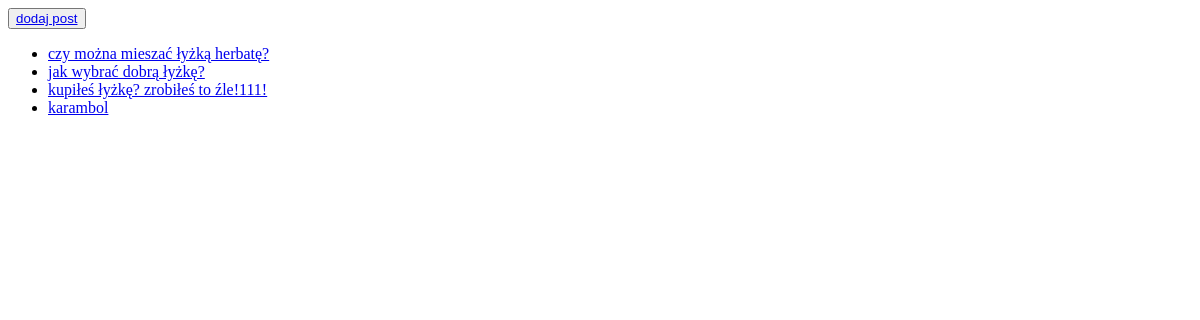
The page /posts/ on the database as committed earlier.
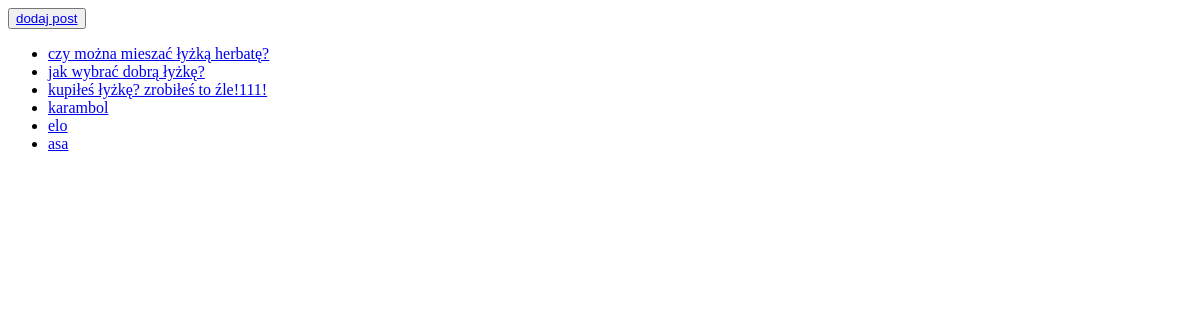
The same page on the database as committed later.
### posts/models.py (models this page shows)
class Post(models.Model):
    title = models.CharField(max_length=50)
    content = models.TextField()
    created = models.DateTimeField(auto_now_add=True)
    modified = models.DateTimeField(auto_now=True)
    author = models.ForeignKey ('posts.Author', on_delete=models.CASCADE, null=True, blank=True)

### posts/views.py (the view)
# urls.py: path('', posts_list, name='posts_list'),
def posts_list(request):
    posts = Post.objects.all()
    return render(request, 'posts/posts_list.html', {'posts': posts})

### posts/templates/posts/posts_list.html (shortened to what this page needs)
{% extends "posts/main.html" %}
{% block content %}
    <button><a href="{% url "posts:add_post" %}">dodaj post</a></button>
    <ul>
        {% for post in posts %}
            <li><a href="{% url "posts:post_details" post.id %}">{{ post.title }}</a></li>
        {% endfor %}
    </ul>
{% endblock %}

### posts/templates/posts/main.html (shortened to what this page needs)
<!DOCTYPE html>
<html lang="en">
<head>
</head>
<body>
    <div class="content">
        {% block content %}{% endblock %}
    </div>
</body>
</html>

Rows that differ between the two databases and show on the page:
added Post: title "elo"
added Post: title "asa"
